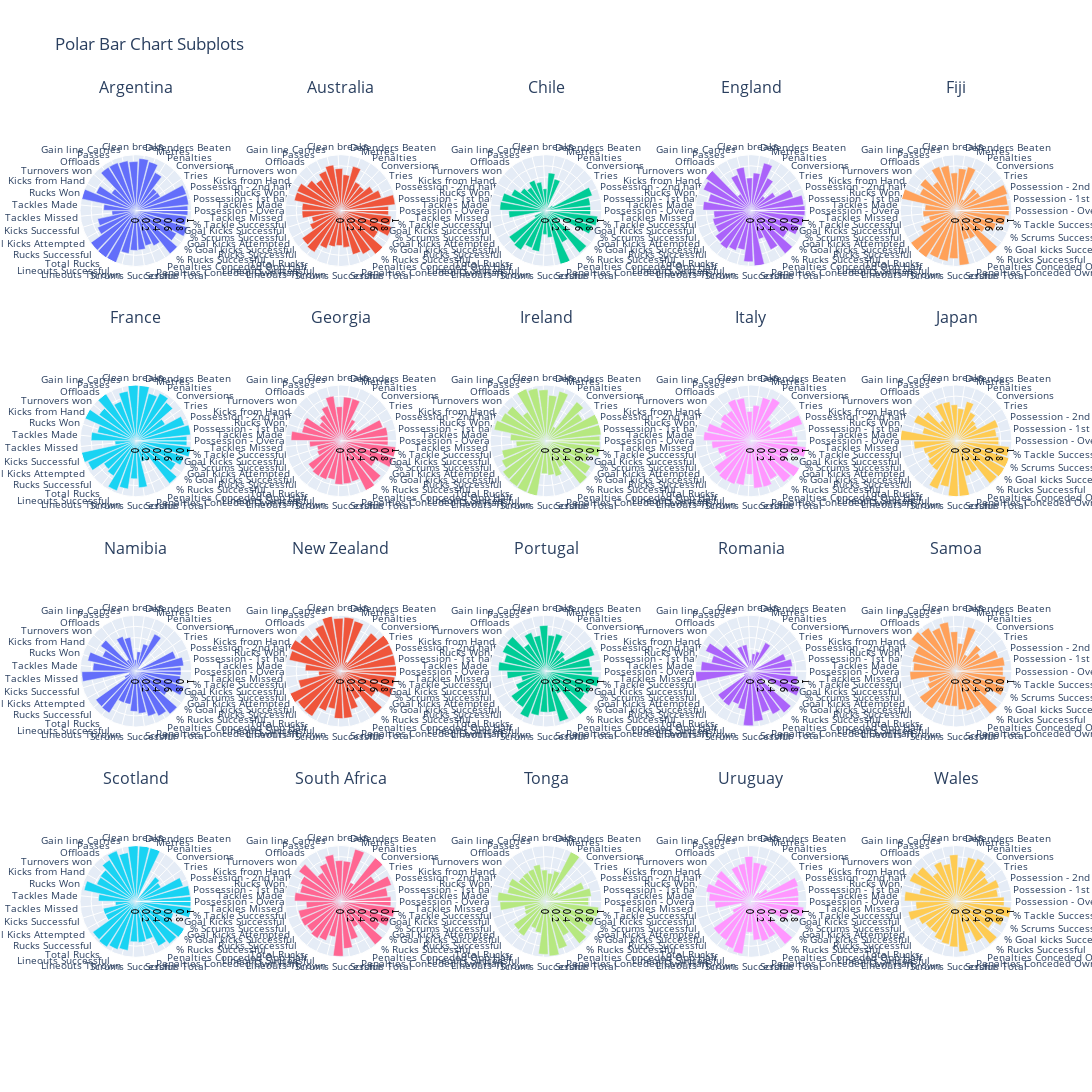

Notebook code cell kept with this figure:
### Code cell
# Create subplots
removed_columns = ['Red Cards', 'Yellow Cards', 'Outcome', 'Score']
filtered_df = relative_df_ratio_average.drop(removed_columns, axis=1)

rows = 4
cols = 5
horizontal_spacing=0.1
vertical_spacing= 0.01
teams = filtered_df ['Team'].values
fig = make_subplots(rows=rows, cols=cols, specs=[[{'type': 'polar'}]*cols]*rows, subplot_titles=teams,horizontal_spacing=horizontal_spacing,  
    vertical_spacing=vertical_spacing
                   )



for i in range(rows):
    for j in range(cols):
        index = i * cols + j
        if index < len(teams):
            # Select team
            df =filtered_df[filtered_df['Team'] == teams[index]]
            r = df.drop(columns=['Team']).values.flatten()
            theta = df.drop(columns=['Team']).columns

            fig.add_trace(
                go.Barpolar(r=r, theta=theta, name=teams[index]),
                row=i+1, col=j+1,
            )

            fig.update_layout(
    title='Polar Bar Chart Subplots',
    height=2200,  # Increase height for larger subplots
    width=3000,   # Increase width for larger subplots
    showlegend=False
)

# Update polar layout for each subplot
for i in range(1, rows+1):
    for j in range(1, cols+1):
        fig.update_polars(
            row=i, col=j,
            radialaxis=dict(
                visible=True,
                range=[0, 1],
                tickfont=dict(
                    family="Impact",  # Change the font family
                    size=10,  # Change the font size
                    color="Black"  # Change the font color
                )
            ),
            angularaxis=dict(
                tickfont=dict(
                    size=10,
                    # Reduce font size for variables
                ),
               tickangle=0,
            )
        )

# Show figure
fig.show()

### Figure 1 — Plotly figure (JSON) as saved in the notebook; plotly's stock layout.template omitted (floating-point values rounded to 4 significant figures)
{"data": [{"name": "Argentina", "r": [0.9298, 0.9474, 0.9483, 0.5, 0.5, 0.7619, 0.9053, 0.9326, 0.8769, 0.9014, 0.9155, 0.9167, 0.5357, 0.777, 0.989, 0.5781, 0.4295, 0.7, 0.75, 0.989, 1, 1, 0.7778, 0.7127, 0.7047, 0.6516, 0.7059, 0.9837, 0.8333, 0.9664, 0.9104], "subplot": "polar", "theta": ["Possession - Overall", "Possession - 1st half", "Possession - 2nd half", "Tries", "Conversions", "Penalties", "Metres", "Defenders Beaten", "Clean breaks", "Gain line Carries", "Passes", "Offloads", "Turnovers won", "Kicks from Hand", "Rucks Won", "Tackles Made", "Tackles Missed", "Goal Kicks Successful", "Goal Kicks Attempted", "Rucks Successful", "Total Rucks", "Lineouts Successful", "Lineouts Thrown", "Scrums Successful", "Scrums Total", "Penalties Conceded Own Half", "Penalties Conceded Opp Half", "% Rucks Successful", "% Goal kicks Successful", "% Scrums Successful", "% Tackle Successful"], "type": "barpolar"}, {"name": "Australia", "r": [0.8509, 0.9737, 0.7586, 0.6667, 0.55, 0.5714, 0.8192, 0.6429, 0.7516, 0.8271, 0.7573, 0.655, 0.75, 0.8595, 0.8533, 0.6957, 0.6964, 0.5347, 0.608, 0.8533, 0.8827, 0.724, 0.6561, 0.6248, 0.6606, 0.8151, 0.8739, 1, 0.7619, 0.9521, 0.9053], "subplot": "polar2", "theta": ["Possession - Overall", "Possession - 1st half", "Possession - 2nd half", "Tries", "Conversions", "Penalties", "Metres", "Defenders Beaten", "Clean breaks", "Gain line Carries", "Passes", "Offloads", "Turnovers won", "Kicks from Hand", "Rucks Won", "Tackles Made", "Tackles Missed", "Goal Kicks Successful", "Goal Kicks Attempted", "Rucks Successful", "Total Rucks", "Lineouts Successful", "Lineouts Thrown", "Scrums Successful", "Scrums Total", "Penalties Conceded Own Half", "Penalties Conceded Opp Half", "% Rucks Successful", "% Goal kicks Successful", "% Scrums Successful", "% Tackle Successful"], "type": "barpolar"}, {"name": "Chile", "r": [0.7982, 0.7982, 0.8707, 0.1389, 0.07143, 0, 0.5849, 0.6755, 0.3897, 0.5159, 0.5817, 0.4936, 0.5575, 0.6784, 0.8106, 0.8247, 0.6663, 0.08333, 0.2273, 0.8106, 0.8351, 0.7148, 0.7431, 0.4264, 0.4817, 1, 0.6395, 0.9632, 0.25, 0.8738, 0.9289], "subplot": "polar3", "theta": ["Possession - Overall", "Possession - 1st half", "Possession - 2nd half", "Tries", "Conversions", "Penalties", "Metres", "Defenders Beaten", "Clean breaks", "Gain line Carries", "Passes", "Offloads", "Turnovers won", "Kicks from Hand", "Rucks Won", "Tackles Made", "Tackles Missed", "Goal Kicks Successful", "Goal Kicks Attempted", "Rucks Successful", "Total Rucks", "Lineouts Successful", "Lineouts Thrown", "Scrums Successful", "Scrums Total", "Penalties Conceded Own Half", "Penalties Conceded Opp Half", "% Rucks Successful", "% Goal kicks Successful", "% Scrums Successful", "% Tackle Successful"], "type": "barpolar"}, {"name": "England", "r": [0.9649, 0.9474, 0.7931, 0.5, 0.3333, 0.6531, 0.8825, 0.6753, 0.5846, 0.7872, 0.6872, 0.3492, 1, 0.9318, 0.7823, 0.8585, 0.6665, 0.7, 0.6944, 0.7823, 0.8088, 0.7636, 0.713, 0.9164, 0.9909, 0.5294, 0.7843, 0.9824, 0.75, 0.902, 0.948], "subplot": "polar4", "theta": ["Possession - Overall", "Possession - 1st half", "Possession - 2nd half", "Tries", "Conversions", "Penalties", "Metres", "Defenders Beaten", "Clean breaks", "Gain line Carries", "Passes", "Offloads", "Turnovers won", "Kicks from Hand", "Rucks Won", "Tackles Made", "Tackles Missed", "Goal Kicks Successful", "Goal Kicks Attempted", "Rucks Successful", "Total Rucks", "Lineouts Successful", "Lineouts Thrown", "Scrums Successful", "Scrums Total", "Penalties Conceded Own Half", "Penalties Conceded Opp Half", "% Rucks Successful", "% Goal kicks Successful", "% Scrums Successful", "% Tackle Successful"], "type": "barpolar"}, {"name": "Fiji", "r": [0.9474, 0.9298, 0.9655, 0.5, 0.5, 0.2286, 0.8108, 0.7549, 0.6746, 0.8147, 0.8433, 0.6111, 0.7895, 0.7108, 1, 0.5567, 0.5931, 0.5, 0.6944, 1, 0.9945, 0.9091, 0.9174, 0.8591, 0.9815, 0.543, 0.5647, 0.9802, 0.6, 0.7517, 0.8894], "subplot": "polar5", "theta": ["Possession - Overall", "Possession - 1st half", "Possession - 2nd half", "Tries", "Conversions", "Penalties", "Metres", "Defenders Beaten", "Clean breaks", "Gain line Carries", "Passes", "Offloads", "Turnovers won", "Kicks from Hand", "Rucks Won", "Tackles Made", "Tackles Missed", "Goal Kicks Successful", "Goal Kicks Attempted", "Rucks Successful", "Total Rucks", "Lineouts Successful", "Lineouts Thrown", "Scrums Successful", "Scrums Total", "Penalties Conceded Own Half", "Penalties Conceded Opp Half", "% Rucks Successful", "% Goal kicks Successful", "% Scrums Successful", "% Tackle Successful"], "type": "barpolar"}, {"name": "France", "r": [0.9123, 0.9825, 0.9138, 0.6, 0.875, 0.9524, 0.8775, 0.9927, 1, 0.8999, 0.7541, 1, 0.8077, 1, 0.7035, 0.8008, 0.3741, 1, 0.9375, 0.7035, 0.7423, 0.9545, 0.8711, 0.6788, 0.8394, 0.385, 0.4034, 0.9707, 0.8182, 0.902, 0.9852], "subplot": "polar6", "theta": ["Possession - Overall", "Possession - 1st half", "Possession - 2nd half", "Tries", "Conversions", "Penalties", "Metres", "Defenders Beaten", "Clean breaks", "Gain line Carries", "Passes", "Offloads", "Turnovers won", "Kicks from Hand", "Rucks Won", "Tackles Made", "Tackles Missed", "Goal Kicks Successful", "Goal Kicks Attempted", "Rucks Successful", "Total Rucks", "Lineouts Successful", "Lineouts Thrown", "Scrums Successful", "Scrums Total", "Penalties Conceded Own Half", "Penalties Conceded Opp Half", "% Rucks Successful", "% Goal kicks Successful", "% Scrums Successful", "% Tackle Successful"], "type": "barpolar"}, {"name": "Georgia", "r": [0.8421, 0.8421, 0.7845, 0.3333, 0.2679, 0.4286, 0.7818, 0.7873, 0.6113, 0.8114, 0.6657, 0.5525, 0.475, 0.7358, 0.7155, 0.8925, 0.5633, 0.4375, 0.4653, 0.7155, 0.7453, 0.7401, 0.7032, 0.7795, 0.7701, 0.7563, 1, 0.9443, 0.7083, 0.9866, 0.9867], "subplot": "polar7", "theta": ["Possession - Overall", "Possession - 1st half", "Possession - 2nd half", "Tries", "Conversions", "Penalties", "Metres", "Defenders Beaten", "Clean breaks", "Gain line Carries", "Passes", "Offloads", "Turnovers won", "Kicks from Hand", "Rucks Won", "Tackles Made", "Tackles Missed", "Goal Kicks Successful", "Goal Kicks Attempted", "Rucks Successful", "Total Rucks", "Lineouts Successful", "Lineouts Thrown", "Scrums Successful", "Scrums Total", "Penalties Conceded Own Half", "Penalties Conceded Opp Half", "% Rucks Successful", "% Goal kicks Successful", "% Scrums Successful", "% Tackle Successful"], "type": "barpolar"}, {"name": "Ireland", "r": [0.9649, 1, 1, 0.75, 0.8889, 0.2857, 0.9184, 0.8182, 0.9135, 0.9526, 1, 0.6111, 0.8571, 0.8838, 0.9496, 0.6375, 0.5349, 0.8077, 0.8654, 0.9496, 0.9668, 0.9818, 1, 0.5874, 0.6166, 0.6588, 0.5294, 0.9799, 0.9167, 0.8054, 0.9753], "subplot": "polar8", "theta": ["Possession - Overall", "Possession - 1st half", "Possession - 2nd half", "Tries", "Conversions", "Penalties", "Metres", "Defenders Beaten", "Clean breaks", "Gain line Carries", "Passes", "Offloads", "Turnovers won", "Kicks from Hand", "Rucks Won", "Tackles Made", "Tackles Missed", "Goal Kicks Successful", "Goal Kicks Attempted", "Rucks Successful", "Total Rucks", "Lineouts Successful", "Lineouts Thrown", "Scrums Successful", "Scrums Total", "Penalties Conceded Own Half", "Penalties Conceded Opp Half", "% Rucks Successful", "% Goal kicks Successful", "% Scrums Successful", "% Tackle Successful"], "type": "barpolar"}, {"name": "Italy", "r": [0.8333, 0.7544, 0.9655, 0.4196, 0.4833, 0.8571, 0.8038, 0.6364, 0.527, 0.7745, 0.7978, 0.6419, 0.6676, 0.6061, 0.807, 0.8487, 0.7023, 0.6094, 0.527, 0.807, 0.8408, 0.8318, 0.8032, 0.6, 0.8494, 0.8556, 0.7731, 0.9438, 1, 0.7047, 0.9918], "subplot": "polar9", "theta": ["Possession - Overall", "Possession - 1st half", "Possession - 2nd half", "Tries", "Conversions", "Penalties", "Metres", "Defenders Beaten", "Clean breaks", "Gain line Carries", "Passes", "Offloads", "Turnovers won", "Kicks from Hand", "Rucks Won", "Tackles Made", "Tackles Missed", "Goal Kicks Successful", "Goal Kicks Attempted", "Rucks Successful", "Total Rucks", "Lineouts Successful", "Lineouts Thrown", "Scrums Successful", "Scrums Total", "Penalties Conceded Own Half", "Penalties Conceded Opp Half", "% Rucks Successful", "% Goal kicks Successful", "% Scrums Successful", "% Tackle Successful"], "type": "barpolar"}, {"name": "Japan", "r": [0.7632, 0.7281, 0.7931, 0.4375, 0.4643, 0.5714, 0.7311, 0.5801, 0.6464, 0.7102, 0.7194, 0.4348, 0.7185, 0.8245, 0.617, 1, 0.7542, 0.5979, 0.5682, 0.617, 0.6281, 0.9235, 0.8342, 1, 1, 0.6555, 0.6353, 0.9725, 1, 1, 0.954], "subplot": "polar10", "theta": ["Possession - Overall", "Possession - 1st half", "Possession - 2nd half", "Tries", "Conversions", "Penalties", "Metres", "Defenders Beaten", "Clean breaks", "Gain line Carries", "Passes", "Offloads", "Turnovers won", "Kicks from Hand", "Rucks Won", "Tackles Made", "Tackles Missed", "Goal Kicks Successful", "Goal Kicks Attempted", "Rucks Successful", "Total Rucks", "Lineouts Successful", "Lineouts Thrown", "Scrums Successful", "Scrums Total", "Penalties Conceded Own Half", "Penalties Conceded Opp Half", "% Rucks Successful", "% Goal kicks Successful", "% Scrums Successful", "% Tackle Successful"], "type": "barpolar"}, {"name": "Namibia", "r": [0.807, 0.8596, 0.75, 0.0625, 0, 0.7429, 0.504, 0.3491, 0.2046, 0.6123, 0.6642, 0.2456, 0.7721, 0.6538, 0.8811, 0.7693, 0.9669, 0.1296, 0.2225, 0.8811, 0.8887, 0.6046, 0.601, 0.7212, 0.7567, 0.8342, 0.8984, 0.9789, 0.6667, 0.902, 0.8019], "subplot": "polar11", "theta": ["Possession - Overall", "Possession - 1st half", "Possession - 2nd half", "Tries", "Conversions", "Penalties", "Metres", "Defenders Beaten", "Clean breaks", "Gain line Carries", "Passes", "Offloads", "Turnovers won", "Kicks from Hand", "Rucks Won", "Tackles Made", "Tackles Missed", "Goal Kicks Successful", "Goal Kicks Attempted", "Rucks Successful", "Total Rucks", "Lineouts Successful", "Lineouts Thrown", "Scrums Successful", "Scrums Total", "Penalties Conceded Own Half", "Penalties Conceded Opp Half", "% Rucks Successful", "% Goal kicks Successful", "% Scrums Successful", "% Tackle Successful"], "type": "barpolar"}, {"name": "New Zealand", "r": [1, 0.9825, 0.9828, 1, 0.8667, 0.1905, 0.9308, 0.9641, 0.9457, 1, 0.8865, 0.7639, 0.9, 0.9906, 0.947, 0.6392, 0.4005, 0.7778, 1, 0.947, 0.9592, 0.7636, 0.6844, 0.8485, 0.8456, 0.7059, 0.5647, 0.9768, 0.7143, 0.9866, 0.9709], "subplot": "polar12", "theta": ["Possession - Overall", "Possession - 1st half", "Possession - 2nd half", "Tries", "Conversions", "Penalties", "Metres", "Defenders Beaten", "Clean breaks", "Gain line Carries", "Passes", "Offloads", "Turnovers won", "Kicks from Hand", "Rucks Won", "Tackles Made", "Tackles Missed", "Goal Kicks Successful", "Goal Kicks Attempted", "Rucks Successful", "Total Rucks", "Lineouts Successful", "Lineouts Thrown", "Scrums Successful", "Scrums Total", "Penalties Conceded Own Half", "Penalties Conceded Opp Half", "% Rucks Successful", "% Goal kicks Successful", "% Scrums Successful", "% Tackle Successful"], "type": "barpolar"}, {"name": "Portugal", "r": [0.8246, 0.7982, 0.9138, 0.3929, 0.45, 0.4286, 0.6917, 0.6424, 0.8162, 0.646, 0.7378, 0.5774, 0.8594, 0.8495, 0.7642, 0.8523, 0.6968, 0.4537, 0.5903, 0.7642, 0.7673, 0.8918, 0.8037, 0.7347, 0.7361, 0.9369, 0.4525, 0.9854, 0.8, 0.8456, 0.9525], "subplot": "polar13", "theta": ["Possession - Overall", "Possession - 1st half", "Possession - 2nd half", "Tries", "Conversions", "Penalties", "Metres", "Defenders Beaten", "Clean breaks", "Gain line Carries", "Passes", "Offloads", "Turnovers won", "Kicks from Hand", "Rucks Won", "Tackles Made", "Tackles Missed", "Goal Kicks Successful", "Goal Kicks Attempted", "Rucks Successful", "Total Rucks", "Lineouts Successful", "Lineouts Thrown", "Scrums Successful", "Scrums Total", "Penalties Conceded Own Half", "Penalties Conceded Opp Half", "% Rucks Successful", "% Goal kicks Successful", "% Scrums Successful", "% Tackle Successful"], "type": "barpolar"}, {"name": "Romania", "r": [0.7105, 0.7456, 0.6552, 0.03846, 0, 0.5714, 0.3618, 0.3132, 0.1957, 0.4804, 0.4772, 0.08915, 0.6429, 0.8882, 0.7254, 0.8962, 1, 0.04861, 0.1414, 0.7254, 0.7342, 0.6355, 0.6969, 0.9758, 0.9008, 0.7647, 0.8647, 0.9492, 0.25, 0.9239, 0.846], "subplot": "polar14", "theta": ["Possession - Overall", "Possession - 1st half", "Possession - 2nd half", "Tries", "Conversions", "Penalties", "Metres", "Defenders Beaten", "Clean breaks", "Gain line Carries", "Passes", "Offloads", "Turnovers won", "Kicks from Hand", "Rucks Won", "Tackles Made", "Tackles Missed", "Goal Kicks Successful", "Goal Kicks Attempted", "Rucks Successful", "Total Rucks", "Lineouts Successful", "Lineouts Thrown", "Scrums Successful", "Scrums Total", "Penalties Conceded Own Half", "Penalties Conceded Opp Half", "% Rucks Successful", "% Goal kicks Successful", "% Scrums Successful", "% Tackle Successful"], "type": "barpolar"}, {"name": "Samoa", "r": [0.8421, 0.8772, 0.7931, 0.5, 0.5833, 0.3333, 0.8187, 0.5016, 0.7064, 0.8884, 0.8294, 0.9178, 0.9821, 0.8047, 0.8003, 0.7646, 0.8265, 0.5104, 0.5619, 0.8003, 0.7951, 0.6416, 0.6337, 0.6278, 0.6937, 0.733, 0.738, 0.9785, 0.675, 0.9083, 0.8903], "subplot": "polar15", "theta": ["Possession - Overall", "Possession - 1st half", "Possession - 2nd half", "Tries", "Conversions", "Penalties", "Metres", "Defenders Beaten", "Clean breaks", "Gain line Carries", "Passes", "Offloads", "Turnovers won", "Kicks from Hand", "Rucks Won", "Tackles Made", "Tackles Missed", "Goal Kicks Successful", "Goal Kicks Attempted", "Rucks Successful", "Total Rucks", "Lineouts Successful", "Lineouts Thrown", "Scrums Successful", "Scrums Total", "Penalties Conceded Own Half", "Penalties Conceded Opp Half", "% Rucks Successful", "% Goal kicks Successful", "% Scrums Successful", "% Tackle Successful"], "type": "barpolar"}, {"name": "Scotland", "r": [0.9825, 0.9737, 0.8879, 0.5139, 0.5571, 0, 1, 1, 0.9952, 0.884, 0.9679, 0.8785, 0.7786, 0.7642, 0.9467, 0.6699, 0.3674, 0.5979, 0.5937, 0.9467, 0.9671, 0.9205, 0.888, 0.7227, 0.7344, 0.7059, 0.8941, 0.9648, 1, 0.7047, 1], "subplot": "polar16", "theta": ["Possession - Overall", "Possession - 1st half", "Possession - 2nd half", "Tries", "Conversions", "Penalties", "Metres", "Defenders Beaten", "Clean breaks", "Gain line Carries", "Passes", "Offloads", "Turnovers won", "Kicks from Hand", "Rucks Won", "Tackles Made", "Tackles Missed", "Goal Kicks Successful", "Goal Kicks Attempted", "Rucks Successful", "Total Rucks", "Lineouts Successful", "Lineouts Thrown", "Scrums Successful", "Scrums Total", "Penalties Conceded Own Half", "Penalties Conceded Opp Half", "% Rucks Successful", "% Goal kicks Successful", "% Scrums Successful", "% Tackle Successful"], "type": "barpolar"}, {"name": "South Africa", "r": [0.8947, 0.8421, 0.9483, 0.7, 1, 0.381, 0.9682, 0.7235, 0.7308, 0.849, 0.73, 0.6111, 0.9231, 0.7955, 0.7483, 0.83, 0.622, 0.7778, 0.7812, 0.7483, 0.7816, 0.75, 0.6437, 0.9818, 0.8456, 0.7059, 0.5134, 0.985, 0.8, 0.9225, 0.9688], "subplot": "polar17", "theta": ["Possession - Overall", "Possession - 1st half", "Possession - 2nd half", "Tries", "Conversions", "Penalties", "Metres", "Defenders Beaten", "Clean breaks", "Gain line Carries", "Passes", "Offloads", "Turnovers won", "Kicks from Hand", "Rucks Won", "Tackles Made", "Tackles Missed", "Goal Kicks Successful", "Goal Kicks Attempted", "Rucks Successful", "Total Rucks", "Lineouts Successful", "Lineouts Thrown", "Scrums Successful", "Scrums Total", "Penalties Conceded Own Half", "Penalties Conceded Opp Half", "% Rucks Successful", "% Goal kicks Successful", "% Scrums Successful", "% Tackle Successful"], "type": "barpolar"}, {"name": "Tonga", "r": [0.7632, 0.8158, 0.7155, 0.2611, 0.1984, 1, 0.5678, 0.505, 0.561, 0.6693, 0.6199, 0.6111, 0.6045, 0.7279, 0.7053, 0.8653, 0.8234, 0.3982, 0.4196, 0.7053, 0.734, 0.5183, 0.5723, 0.9472, 0.9786, 0.8807, 0.6857, 0.9591, 0.8571, 0.9169, 0.9468], "subplot": "polar18", "theta": ["Possession - Overall", "Possession - 1st half", "Possession - 2nd half", "Tries", "Conversions", "Penalties", "Metres", "Defenders Beaten", "Clean breaks", "Gain line Carries", "Passes", "Offloads", "Turnovers won", "Kicks from Hand", "Rucks Won", "Tackles Made", "Tackles Missed", "Goal Kicks Successful", "Goal Kicks Attempted", "Rucks Successful", "Total Rucks", "Lineouts Successful", "Lineouts Thrown", "Scrums Successful", "Scrums Total", "Penalties Conceded Own Half", "Penalties Conceded Opp Half", "% Rucks Successful", "% Goal kicks Successful", "% Scrums Successful", "% Tackle Successful"], "type": "barpolar"}, {"name": "Uruguay", "r": [0.8509, 0.8596, 0.8879, 0.3429, 0.2083, 0, 0.6873, 0.6975, 0.8046, 0.6865, 0.6756, 0.2469, 0.7619, 0.7157, 0.8235, 0.7527, 0.646, 0.1806, 0.3646, 0.8235, 0.8229, 0.9039, 0.9508, 0.5504, 0.6943, 0.738, 0.7242, 0.9782, 0.4167, 0.698, 0.9506], "subplot": "polar19", "theta": ["Possession - Overall", "Possession - 1st half", "Possession - 2nd half", "Tries", "Conversions", "Penalties", "Metres", "Defenders Beaten", "Clean breaks", "Gain line Carries", "Passes", "Offloads", "Turnovers won", "Kicks from Hand", "Rucks Won", "Tackles Made", "Tackles Missed", "Goal Kicks Successful", "Goal Kicks Attempted", "Rucks Successful", "Total Rucks", "Lineouts Successful", "Lineouts Thrown", "Scrums Successful", "Scrums Total", "Penalties Conceded Own Half", "Penalties Conceded Opp Half", "% Rucks Successful", "% Goal kicks Successful", "% Scrums Successful", "% Tackle Successful"], "type": "barpolar"}, {"name": "Wales", "r": [0.8596, 0.7544, 0.8103, 0.6667, 0.7143, 0.8571, 0.8178, 0.6171, 0.8352, 0.6837, 0.7594, 0.6111, 0.8571, 0.9091, 0.6715, 0.9222, 0.7201, 0.875, 0.7292, 0.6715, 0.6707, 0.7438, 0.7778, 0.8145, 0.906, 0.605, 0.8067, 0.9716, 0.75, 0.902, 0.9866], "subplot": "polar20", "theta": ["Possession - Overall", "Possession - 1st half", "Possession - 2nd half", "Tries", "Conversions", "Penalties", "Metres", "Defenders Beaten", "Clean breaks", "Gain line Carries", "Passes", "Offloads", "Turnovers won", "Kicks from Hand", "Rucks Won", "Tackles Made", "Tackles Missed", "Goal Kicks Successful", "Goal Kicks Attempted", "Rucks Successful", "Total Rucks", "Lineouts Successful", "Lineouts Thrown", "Scrums Successful", "Scrums Total", "Penalties Conceded Own Half", "Penalties Conceded Opp Half", "% Rucks Successful", "% Goal kicks Successful", "% Scrums Successful", "% Tackle Successful"], "type": "barpolar"}], "layout": {"annotations": [{"font": {"size": 16}, "showarrow": false, "text": "Argentina", "x": 0.06, "xanchor": "center", "xref": "paper", "y": 1, "yanchor": "bottom", "yref": "paper"}, {"font": {"size": 16}, "showarrow": false, "text": "Australia", "x": 0.28, "xanchor": "center", "xref": "paper", "y": 1, "yanchor": "bottom", "yref": "paper"}, {"font": {"size": 16}, "showarrow": false, "text": "Chile", "x": 0.5, "xanchor": "center", "xref": "paper", "y": 1, "yanchor": "bottom", "yref": "paper"}, {"font": {"size": 16}, "showarrow": false, "text": "England", "x": 0.72, "xanchor": "center", "xref": "paper", "y": 1, "yanchor": "bottom", "yref": "paper"}, {"font": {"size": 16}, "showarrow": false, "text": "Fiji", "x": 0.94, "xanchor": "center", "xref": "paper", "y": 1, "yanchor": "bottom", "yref": "paper"}, {"font": {"size": 16}, "showarrow": false, "text": "France", "x": 0.06, "xanchor": "center", "xref": "paper", "y": 0.7475, "yanchor": "bottom", "yref": "paper"}, {"font": {"size": 16}, "showarrow": false, "text": "Georgia", "x": 0.28, "xanchor": "center", "xref": "paper", "y": 0.7475, "yanchor": "bottom", "yref": "paper"}, {"font": {"size": 16}, "showarrow": false, "text": "Ireland", "x": 0.5, "xanchor": "center", "xref": "paper", "y": 0.7475, "yanchor": "bottom", "yref": "paper"}, {"font": {"size": 16}, "showarrow": false, "text": "Italy", "x": 0.72, "xanchor": "center", "xref": "paper", "y": 0.7475, "yanchor": "bottom", "yref": "paper"}, {"font": {"size": 16}, "showarrow": false, "text": "Japan", "x": 0.94, "xanchor": "center", "xref": "paper", "y": 0.7475, "yanchor": "bottom", "yref": "paper"}, {"font": {"size": 16}, "showarrow": false, "text": "Namibia", "x": 0.06, "xanchor": "center", "xref": "paper", "y": 0.495, "yanchor": "bottom", "yref": "paper"}, {"font": {"size": 16}, "showarrow": false, "text": "New Zealand", "x": 0.28, "xanchor": "center", "xref": "paper", "y": 0.495, "yanchor": "bottom", "yref": "paper"}, {"font": {"size": 16}, "showarrow": false, "text": "Portugal", "x": 0.5, "xanchor": "center", "xref": "paper", "y": 0.495, "yanchor": "bottom", "yref": "paper"}, {"font": {"size": 16}, "showarrow": false, "text": "Romania", "x": 0.72, "xanchor": "center", "xref": "paper", "y": 0.495, "yanchor": "bottom", "yref": "paper"}, {"font": {"size": 16}, "showarrow": false, "text": "Samoa", "x": 0.94, "xanchor": "center", "xref": "paper", "y": 0.495, "yanchor": "bottom", "yref": "paper"}, {"font": {"size": 16}, "showarrow": false, "text": "Scotland", "x": 0.06, "xanchor": "center", "xref": "paper", "y": 0.2425, "yanchor": "bottom", "yref": "paper"}, {"font": {"size": 16}, "showarrow": false, "text": "South Africa", "x": 0.28, "xanchor": "center", "xref": "paper", "y": 0.2425, "yanchor": "bottom", "yref": "paper"}, {"font": {"size": 16}, "showarrow": false, "text": "Tonga", "x": 0.5, "xanchor": "center", "xref": "paper", "y": 0.2425, "yanchor": "bottom", "yref": "paper"}, {"font": {"size": 16}, "showarrow": false, "text": "Uruguay", "x": 0.72, "xanchor": "center", "xref": "paper", "y": 0.2425, "yanchor": "bottom", "yref": "paper"}, {"font": {"size": 16}, "showarrow": false, "text": "Wales", "x": 0.94, "xanchor": "center", "xref": "paper", "y": 0.2425, "yanchor": "bottom", "yref": "paper"}], "height": 2200, "polar": {"angularaxis": {"tickangle": 0, "tickfont": {"size": 10}, "type": "category"}, "domain": {"x": [0, 0.12], "y": [0.7575, 1]}, "radialaxis": {"autorange": false, "range": [0, 1], "tickfont": {"color": "Black", "family": "Impact", "size": 10}, "type": "linear", "visible": true}}, "polar10": {"angularaxis": {"tickangle": 0, "tickfont": {"size": 10}, "type": "category"}, "domain": {"x": [0.88, 1], "y": [0.505, 0.7475]}, "radialaxis": {"autorange": false, "range": [0, 1], "tickfont": {"color": "Black", "family": "Impact", "size": 10}, "type": "linear", "visible": true}}, "polar11": {"angularaxis": {"tickangle": 0, "tickfont": {"size": 10}, "type": "category"}, "domain": {"x": [0, 0.12], "y": [0.2525, 0.495]}, "radialaxis": {"autorange": false, "range": [0, 1], "tickfont": {"color": "Black", "family": "Impact", "size": 10}, "type": "linear", "visible": true}}, "polar12": {"angularaxis": {"tickangle": 0, "tickfont": {"size": 10}, "type": "category"}, "domain": {"x": [0.22, 0.34], "y": [0.2525, 0.495]}, "radialaxis": {"autorange": false, "range": [0, 1], "tickfont": {"color": "Black", "family": "Impact", "size": 10}, "type": "linear", "visible": true}}, "polar13": {"angularaxis": {"tickangle": 0, "tickfont": {"size": 10}, "type": "category"}, "domain": {"x": [0.44, 0.56], "y": [0.2525, 0.495]}, "radialaxis": {"autorange": false, "range": [0, 1], "tickfont": {"color": "Black", "family": "Impact", "size": 10}, "type": "linear", "visible": true}}, "polar14": {"angularaxis": {"tickangle": 0, "tickfont": {"size": 10}, "type": "category"}, "domain": {"x": [0.66, 0.78], "y": [0.2525, 0.495]}, "radialaxis": {"autorange": false, "range": [0, 1], "tickfont": {"color": "Black", "family": "Impact", "size": 10}, "type": "linear", "visible": true}}, "polar15": {"angularaxis": {"tickangle": 0, "tickfont": {"size": 10}, "type": "category"}, "domain": {"x": [0.88, 1], "y": [0.2525, 0.495]}, "radialaxis": {"autorange": false, "range": [0, 1], "tickfont": {"color": "Black", "family": "Impact", "size": 10}, "type": "linear", "visible": true}}, "polar16": {"angularaxis": {"tickangle": 0, "tickfont": {"size": 10}, "type": "category"}, "domain": {"x": [0, 0.12], "y": [0, 0.2425]}, "radialaxis": {"autorange": false, "range": [0, 1], "tickfont": {"color": "Black", "family": "Impact", "size": 10}, "type": "linear", "visible": true}}, "polar17": {"angularaxis": {"tickangle": 0, "tickfont": {"size": 10}, "type": "category"}, "domain": {"x": [0.22, 0.34], "y": [0, 0.2425]}, "radialaxis": {"autorange": false, "range": [0, 1], "tickfont": {"color": "Black", "family": "Impact", "size": 10}, "type": "linear", "visible": true}}, "polar18": {"angularaxis": {"tickangle": 0, "tickfont": {"size": 10}, "type": "category"}, "domain": {"x": [0.44, 0.56], "y": [0, 0.2425]}, "radialaxis": {"autorange": false, "range": [0, 1], "tickfont": {"color": "Black", "family": "Impact", "size": 10}, "type": "linear", "visible": true}}, "polar19": {"angularaxis": {"tickangle": 0, "tickfont": {"size": 10}, "type": "category"}, "domain": {"x": [0.66, 0.78], "y": [0, 0.2425]}, "radialaxis": {"autorange": false, "range": [0, 1], "tickfont": {"color": "Black", "family": "Impact", "size": 10}, "type": "linear", "visible": true}}, "polar2": {"angularaxis": {"tickangle": 0, "tickfont": {"size": 10}, "type": "category"}, "domain": {"x": [0.22, 0.34], "y": [0.7575, 1]}, "radialaxis": {"autorange": false, "range": [0, 1], "tickfont": {"color": "Black", "family": "Impact", "size": 10}, "type": "linear", "visible": true}}, "polar20": {"angularaxis": {"tickangle": 0, "tickfont": {"size": 10}, "type": "category"}, "domain": {"x": [0.88, 1], "y": [0, 0.2425]}, "radialaxis": {"autorange": false, "range": [0, 1], "tickfont": {"color": "Black", "family": "Impact", "size": 10}, "type": "linear", "visible": true}}, "polar3": {"angularaxis": {"tickangle": 0, "tickfont": {"size": 10}, "type": "category"}, "domain": {"x": [0.44, 0.56], "y": [0.7575, 1]}, "radialaxis": {"autorange": false, "range": [0, 1], "tickfont": {"color": "Black", "family": "Impact", "size": 10}, "type": "linear", "visible": true}}, "polar4": {"angularaxis": {"tickangle": 0, "tickfont": {"size": 10}, "type": "category"}, "domain": {"x": [0.66, 0.78], "y": [0.7575, 1]}, "radialaxis": {"autorange": false, "range": [0, 1], "tickfont": {"color": "Black", "family": "Impact", "size": 10}, "type": "linear", "visible": true}}, "polar5": {"angularaxis": {"tickangle": 0, "tickfont": {"size": 10}, "type": "category"}, "domain": {"x": [0.88, 1], "y": [0.7575, 1]}, "radialaxis": {"autorange": false, "range": [0, 1], "tickfont": {"color": "Black", "family": "Impact", "size": 10}, "type": "linear", "visible": true}}, "polar6": {"angularaxis": {"tickangle": 0, "tickfont": {"size": 10}, "type": "category"}, "domain": {"x": [0, 0.12], "y": [0.505, 0.7475]}, "radialaxis": {"autorange": false, "range": [0, 1], "tickfont": {"color": "Black", "family": "Impact", "size": 10}, "type": "linear", "visible": true}}, "polar7": {"angularaxis": {"tickangle": 0, "tickfont": {"size": 10}, "type": "category"}, "domain": {"x": [0.22, 0.34], "y": [0.505, 0.7475]}, "radialaxis": {"autorange": false, "range": [0, 1], "tickfont": {"color": "Black", "family": "Impact", "size": 10}, "type": "linear", "visible": true}}, "polar8": {"angularaxis": {"tickangle": 0, "tickfont": {"size": 10}, "type": "category"}, "domain": {"x": [0.44, 0.56], "y": [0.505, 0.7475]}, "radialaxis": {"autorange": false, "range": [0, 1], "tickfont": {"color": "Black", "family": "Impact", "size": 10}, "type": "linear", "visible": true}}, "polar9": {"angularaxis": {"tickangle": 0, "tickfont": {"size": 10}, "type": "category"}, "domain": {"x": [0.66, 0.78], "y": [0.505, 0.7475]}, "radialaxis": {"autorange": false, "range": [0, 1], "tickfont": {"color": "Black", "family": "Impact", "size": 10}, "type": "linear", "visible": true}}, "showlegend": false, "title": {"text": "Polar Bar Chart Subplots"}, "width": 3000}}
